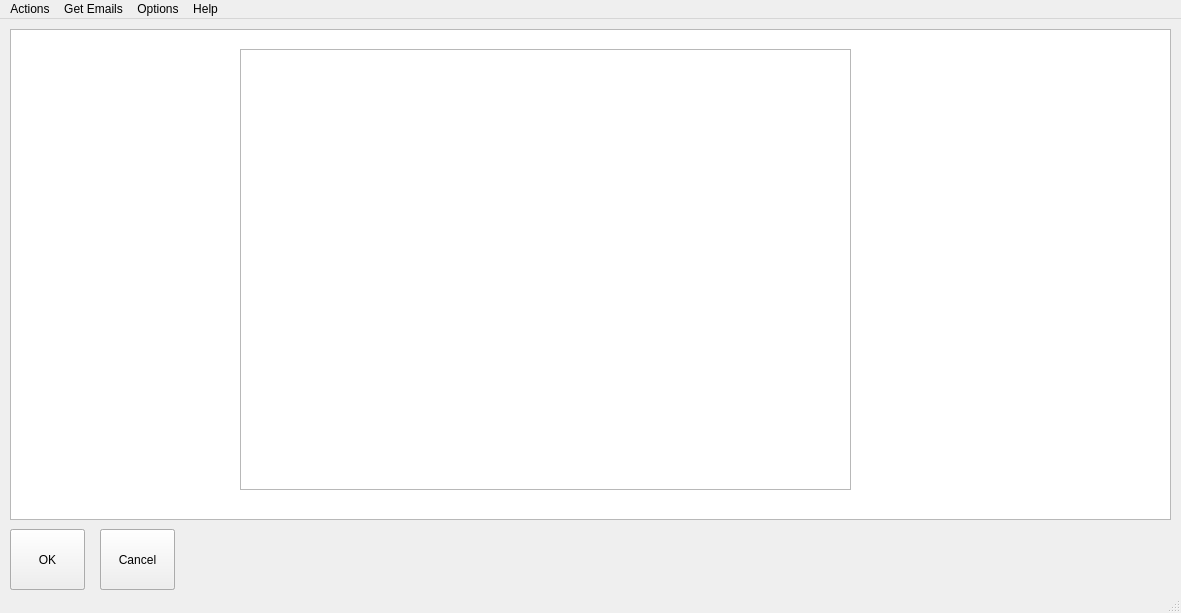
<?xml version="1.0" encoding="UTF-8"?>
<ui version="4.0">
 <class>MainWindow</class>
 <widget class="QMainWindow" name="MainWindow">
  <property name="enabled">
   <bool>true</bool>
  </property>
  <property name="geometry">
   <rect>
    <x>0</x>
    <y>0</y>
    <width>1181</width>
    <height>613</height>
   </rect>
  </property>
  <property name="windowTitle">
   <string>Emailmanager (version Mar 2020)</string>
  </property>
  <property name="toolTip">
   <string>&lt;html&gt;&lt;head/&gt;&lt;body&gt;&lt;p&gt;&lt;br/&gt;&lt;/p&gt;&lt;/body&gt;&lt;/html&gt;</string>
  </property>
  <widget class="QWidget" name="centralwidget">
   <widget class="QListWidget" name="listWidget">
    <property name="enabled">
     <bool>true</bool>
    </property>
    <property name="geometry">
     <rect>
      <x>10</x>
      <y>10</y>
      <width>1161</width>
      <height>491</height>
     </rect>
    </property>
    <property name="selectionMode">
     <enum>QAbstractItemView::SingleSelection</enum>
    </property>
    <property name="selectionBehavior">
     <enum>QAbstractItemView::SelectItems</enum>
    </property>
   </widget>
   <widget class="QPushButton" name="closeButton">
    <property name="geometry">
     <rect>
      <x>10</x>
      <y>510</y>
      <width>75</width>
      <height>61</height>
     </rect>
    </property>
    <property name="text">
     <string>Close</string>
    </property>
   </widget>
   <widget class="QTableWidget" name="tableWidget">
    <property name="geometry">
     <rect>
      <x>10</x>
      <y>10</y>
      <width>1161</width>
      <height>491</height>
     </rect>
    </property>
    <property name="rowCount">
     <number>0</number>
    </property>
    <property name="columnCount">
     <number>0</number>
    </property>
   </widget>
   <widget class="QPushButton" name="CSVButton">
    <property name="enabled">
     <bool>true</bool>
    </property>
    <property name="geometry">
     <rect>
      <x>100</x>
      <y>510</y>
      <width>75</width>
      <height>61</height>
     </rect>
    </property>
    <property name="text">
     <string>to .CSV</string>
    </property>
   </widget>
   <widget class="QTextEdit" name="textEdit">
    <property name="geometry">
     <rect>
      <x>240</x>
      <y>30</y>
      <width>611</width>
      <height>441</height>
     </rect>
    </property>
    <property name="font">
     <font>
      <pointsize>11</pointsize>
      <weight>75</weight>
      <bold>true</bold>
     </font>
    </property>
   </widget>
   <widget class="QPushButton" name="OKButton">
    <property name="geometry">
     <rect>
      <x>10</x>
      <y>510</y>
      <width>75</width>
      <height>61</height>
     </rect>
    </property>
    <property name="text">
     <string>OK</string>
    </property>
   </widget>
   <widget class="QPushButton" name="cancelButton">
    <property name="geometry">
     <rect>
      <x>100</x>
      <y>510</y>
      <width>75</width>
      <height>61</height>
     </rect>
    </property>
    <property name="text">
     <string>Cancel</string>
    </property>
   </widget>
  </widget>
  <widget class="QMenuBar" name="menubar">
   <property name="geometry">
    <rect>
     <x>0</x>
     <y>0</y>
     <width>1181</width>
     <height>21</height>
    </rect>
   </property>
   <widget class="QMenu" name="menuRun">
    <property name="title">
     <string>Actions</string>
    </property>
    <addaction name="actionArchiveEmails"/>
    <addaction name="separator"/>
   </widget>
   <widget class="QMenu" name="menuOptions">
    <property name="title">
     <string>Options</string>
    </property>
    <addaction name="actionSet_default_folder"/>
    <addaction name="actionDelete_logfile"/>
    <addaction name="actionReset_nr_of_restarts"/>
    <addaction name="separator"/>
    <addaction name="actionOpen_a_file"/>
    <addaction name="actionLogFile"/>
    <addaction name="actionOpen_zipped_emailfile"/>
    <addaction name="actionOpen_emails_db"/>
    <addaction name="separator"/>
   </widget>
   <widget class="QMenu" name="menuHelp">
    <property name="title">
     <string>Help</string>
    </property>
    <addaction name="separator"/>
    <addaction name="actionHow_the_program_works"/>
    <addaction name="actionSQL_examples"/>
    <addaction name="actionSQLite_Tutorial"/>
    <addaction name="separator"/>
    <addaction name="actionAbout_2"/>
   </widget>
   <widget class="QMenu" name="menuGet_Emails">
    <property name="title">
     <string>Get Emails</string>
    </property>
    <addaction name="actionfrom_today_no_spam"/>
    <addaction name="actionfrom_last_week_no_spam"/>
    <addaction name="actionfrom_last_month_no_spam"/>
    <addaction name="separator"/>
    <addaction name="emails_from_today"/>
    <addaction name="emails_from_last_week"/>
    <addaction name="emails_from_last_month"/>
    <addaction name="separator"/>
    <addaction name="actionSelect_Emails"/>
    <addaction name="actionSelect_Emails_with_SQL"/>
    <addaction name="actionwith_SQL"/>
   </widget>
   <addaction name="menuRun"/>
   <addaction name="menuGet_Emails"/>
   <addaction name="menuOptions"/>
   <addaction name="menuHelp"/>
  </widget>
  <widget class="QStatusBar" name="statusbar"/>
  <action name="actionSet_default_folder">
   <property name="text">
    <string>Set default folder</string>
   </property>
   <property name="toolTip">
    <string>&lt;html&gt;&lt;head/&gt;&lt;body&gt;&lt;p&gt;Set default folder&lt;/p&gt;&lt;p&gt;&lt;br/&gt;&lt;/p&gt;&lt;p&gt;Sets default folder that will be opened when starting anywhere in this app&lt;/p&gt;&lt;p&gt;The name of the default folder - together with other parameters - are written&lt;/p&gt;&lt;p&gt;in de local file: C:/EmailManager/EmailManager.info&lt;/p&gt;&lt;/body&gt;&lt;/html&gt;</string>
   </property>
  </action>
  <action name="actionDelete_logfile">
   <property name="text">
    <string>Delete logfile</string>
   </property>
   <property name="toolTip">
    <string>&lt;html&gt;&lt;head/&gt;&lt;body&gt;&lt;p&gt;Delete logfile&lt;/p&gt;&lt;p&gt;&lt;br/&gt;&lt;/p&gt;&lt;p&gt;The logfile written in C:/EmailManager/LogFile.txt  is deleted and a new empty one is created&lt;/p&gt;&lt;/body&gt;&lt;/html&gt;</string>
   </property>
  </action>
  <action name="actionReset_nr_of_restarts">
   <property name="text">
    <string>Reset nr of restarts</string>
   </property>
   <property name="toolTip">
    <string>&lt;html&gt;&lt;head/&gt;&lt;body&gt;&lt;p&gt;Reset nr of restarts&lt;/p&gt;&lt;p&gt;&lt;br/&gt;&lt;/p&gt;&lt;p&gt;The number of restarts is reset to 1. &lt;/p&gt;&lt;p&gt;This number is read and increased with 1 when this application starts.&lt;/p&gt;&lt;p&gt;&lt;br/&gt;&lt;/p&gt;&lt;p&gt;The number of restarts is used in the renaming of the .eml-files to tempfilenames. When the number of restarts = 88 the program wil first rename all the files to TEMPFILE-88-1.eml, TEMPFILE-88-2.eml, .... If the program has done this it will rename all the files to FILE1.eml, FILE2.eml,  ...&lt;/p&gt;&lt;p&gt;&lt;br/&gt;&lt;/p&gt;&lt;p&gt;In case the program crashes halfway the renaming using a new restart-nr prevents the program creating an existing filename when trying to rename again because it now uses Number of restarts = 89, so the initially renamed files are TEMPFILE-89-1.eml, TEMPFILE-89-2.eml, ...&lt;/p&gt;&lt;/body&gt;&lt;/html&gt;</string>
   </property>
  </action>
  <action name="actionOpen_a_file">
   <property name="text">
    <string>Open a file</string>
   </property>
   <property name="toolTip">
    <string>&lt;html&gt;&lt;head/&gt;&lt;body&gt;&lt;p&gt;Open a file&lt;/p&gt;&lt;p&gt;&lt;br/&gt;&lt;/p&gt;&lt;p&gt;Opens (any) file in its default app. &lt;/p&gt;&lt;p&gt;So it can open an .eml-file in the mail-application, an .csv-file as a spreadsheet, a .pdf-file als an Acrobat file and a .mp4-file as a film&lt;/p&gt;&lt;/body&gt;&lt;/html&gt;</string>
   </property>
  </action>
  <action name="actionLogFile">
   <property name="text">
    <string>Open LogFile</string>
   </property>
   <property name="toolTip">
    <string>&lt;html&gt;&lt;head/&gt;&lt;body&gt;&lt;p&gt;LogFile&lt;/p&gt;&lt;p&gt;&lt;br/&gt;&lt;/p&gt;&lt;p&gt;Opens the LogFile&lt;/p&gt;&lt;p&gt;&lt;br/&gt;&lt;/p&gt;&lt;p&gt;The Logfile is a txt-file written as C:/EmailManager/Emailmanager.log&lt;/p&gt;&lt;/body&gt;&lt;/html&gt;</string>
   </property>
  </action>
  <action name="actionIntroduction">
   <property name="text">
    <string>Introduction</string>
   </property>
  </action>
  <action name="actionRun">
   <property name="text">
    <string>Run</string>
   </property>
  </action>
  <action name="actionList">
   <property name="text">
    <string>List</string>
   </property>
  </action>
  <action name="actionHelp">
   <property name="text">
    <string>Help</string>
   </property>
  </action>
  <action name="actionAbout">
   <property name="text">
    <string>About</string>
   </property>
  </action>
  <action name="actionSet_default_folder_2">
   <property name="text">
    <string>Set default folder</string>
   </property>
  </action>
  <action name="actionDelete_logfile_2">
   <property name="text">
    <string>Delete logfile</string>
   </property>
  </action>
  <action name="actionReset_nr_of_restarts_2">
   <property name="text">
    <string>Reset nr of restarts</string>
   </property>
  </action>
  <action name="actionOpen_a_file_2">
   <property name="text">
    <string>Open a file</string>
   </property>
  </action>
  <action name="actionSelect_emails">
   <property name="text">
    <string>Select emails</string>
   </property>
  </action>
  <action name="actionLogfile2">
   <property name="text">
    <string>Logfile</string>
   </property>
  </action>
  <action name="actionRun_2">
   <property name="text">
    <string>Run</string>
   </property>
   <property name="toolTip">
    <string>&lt;html&gt;&lt;head/&gt;&lt;body&gt;&lt;p&gt;Run&lt;/p&gt;&lt;p&gt;1. rename all the .eml-files as FILE1.eml ... FILEN.eml&lt;/p&gt;&lt;p&gt;2. collects data from these renamed .eml-files&lt;/p&gt;&lt;p&gt;3. writes those data into SQLite database emails.db&lt;/p&gt;&lt;p&gt;4. puts all .eml-files into PythonEmails.zip file&lt;/p&gt;&lt;p&gt;5. deletes all .eml-files from folder&lt;/p&gt;&lt;/body&gt;&lt;/html&gt;</string>
   </property>
  </action>
  <action name="actionList_2">
   <property name="text">
    <string>List</string>
   </property>
  </action>
  <action name="actionList_3">
   <property name="text">
    <string>List</string>
   </property>
   <property name="toolTip">
    <string>&lt;html&gt;&lt;head/&gt;&lt;body&gt;&lt;p&gt;List&lt;/p&gt;&lt;p&gt;&lt;br/&gt;&lt;/p&gt;&lt;p&gt;1. Display attributes of .eml-files in folder&lt;/p&gt;&lt;/body&gt;&lt;/html&gt;</string>
   </property>
  </action>
  <action name="actionArchiveEmails">
   <property name="text">
    <string>Archive emails</string>
   </property>
   <property name="whatsThis">
    <string>&lt;html&gt;&lt;head/&gt;&lt;body&gt;&lt;p&gt;Select emails and&lt;/p&gt;&lt;p&gt;- write data into SQLite database EmailManager.db&lt;/p&gt;&lt;p&gt;- archive them into EmailManager.zip&lt;/p&gt;&lt;/body&gt;&lt;/html&gt;</string>
   </property>
  </action>
  <action name="actionOpenSQLiteStudio">
   <property name="text">
    <string>Open SQLite Studio</string>
   </property>
  </action>
  <action name="actionHow_the_program_works">
   <property name="text">
    <string>User's Guide</string>
   </property>
  </action>
  <action name="actionAbout_2">
   <property name="text">
    <string>About</string>
   </property>
  </action>
  <action name="actionOpen_zipped_emailfile">
   <property name="text">
    <string>Open zipped emailfile</string>
   </property>
  </action>
  <action name="actionOpen_emails_db">
   <property name="enabled">
    <bool>true</bool>
   </property>
   <property name="text">
    <string>Open emails.db database</string>
   </property>
  </action>
  <action name="actionSelect_Emails">
   <property name="text">
    <string>from list</string>
   </property>
   <property name="toolTip">
    <string>&lt;html&gt;&lt;head/&gt;&lt;body&gt;&lt;p&gt;The program asks the name of a txt-file with the filenames of the wanted emails.&lt;/p&gt;&lt;p&gt;This filename should be something like &lt;/p&gt;&lt;p&gt;	'WantedEmails.txt'&lt;/p&gt;&lt;p&gt;and should look like:&lt;/p&gt;&lt;p&gt;	FILE1.eml&lt;/p&gt;&lt;p&gt;	FILE700.eml&lt;/p&gt;&lt;p&gt;	FILE500.eml&lt;/p&gt;&lt;p&gt;being the names of the files as stored in Emails.zip and Emails.db&lt;/p&gt;&lt;p&gt;The program then makes a folder in the same folder as the file 'WantedEmails.txt'&lt;/p&gt;&lt;p&gt;is found with the same name as this file: here 'WantedEmails'&lt;/p&gt;&lt;p&gt;It then writes the emails, keeping the order of the emails in the&lt;/p&gt;&lt;p&gt;'WantedEmails.txt'-file but renaming then as:&lt;/p&gt;&lt;p&gt;	FILE0001.eml&lt;/p&gt;&lt;p&gt;	FILE0002.eml&lt;/p&gt;&lt;p&gt;	FILE0003.eml &lt;/p&gt;&lt;p&gt;&lt;br/&gt;&lt;/p&gt;&lt;/body&gt;&lt;/html&gt;</string>
   </property>
  </action>
  <action name="actionSelect_Emails_with_SQL">
   <property name="text">
    <string>with SQL from file</string>
   </property>
  </action>
  <action name="actionSQLite_Tutorial">
   <property name="text">
    <string>SQLite Tutorial</string>
   </property>
  </action>
  <action name="actionSQL_examples">
   <property name="text">
    <string>SQL examples</string>
   </property>
  </action>
  <action name="emails_from_today">
   <property name="text">
    <string>from today (all)</string>
   </property>
  </action>
  <action name="emails_from_last_week">
   <property name="text">
    <string>from last week (all)</string>
   </property>
  </action>
  <action name="emails_from_last_month">
   <property name="text">
    <string>from last month (all)</string>
   </property>
  </action>
  <action name="actionwith_SQL">
   <property name="text">
    <string>with SQL</string>
   </property>
  </action>
  <action name="actionfrom_today_no_spam">
   <property name="text">
    <string>from today (no spam)</string>
   </property>
  </action>
  <action name="actionfrom_last_week_no_spam">
   <property name="text">
    <string>from last week (no spam)</string>
   </property>
  </action>
  <action name="actionfrom_last_month_no_spam">
   <property name="text">
    <string>from last month (no spam)</string>
   </property>
  </action>
 </widget>
 <resources/>
 <connections/>
</ui>
